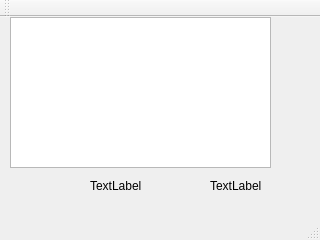
<?xml version="1.0" encoding="UTF-8"?>
<ui version="4.0">
 <class>MainWindow</class>
 <widget class="QMainWindow" name="MainWindow">
  <property name="geometry">
   <rect>
    <x>0</x>
    <y>0</y>
    <width>320</width>
    <height>240</height>
   </rect>
  </property>
  <property name="windowTitle">
   <string>MainWindow</string>
  </property>
  <widget class="QWidget" name="centralWidget">
   <widget class="QPlainTextEdit" name="plainTextEdit">
    <property name="geometry">
     <rect>
      <x>10</x>
      <y>0</y>
      <width>261</width>
      <height>151</height>
     </rect>
    </property>
   </widget>
   <widget class="QLabel" name="label">
    <property name="geometry">
     <rect>
      <x>90</x>
      <y>160</y>
      <width>62</width>
      <height>17</height>
     </rect>
    </property>
    <property name="text">
     <string>TextLabel</string>
    </property>
   </widget>
   <widget class="QLabel" name="label_2">
    <property name="geometry">
     <rect>
      <x>210</x>
      <y>160</y>
      <width>62</width>
      <height>17</height>
     </rect>
    </property>
    <property name="text">
     <string>TextLabel</string>
    </property>
   </widget>
  </widget>
  <widget class="QMenuBar" name="menuBar">
   <property name="enabled">
    <bool>false</bool>
   </property>
   <property name="geometry">
    <rect>
     <x>0</x>
     <y>0</y>
     <width>320</width>
     <height>23</height>
    </rect>
   </property>
  </widget>
  <widget class="QToolBar" name="mainToolBar">
   <property name="enabled">
    <bool>false</bool>
   </property>
   <attribute name="toolBarArea">
    <enum>TopToolBarArea</enum>
   </attribute>
   <attribute name="toolBarBreak">
    <bool>false</bool>
   </attribute>
  </widget>
  <widget class="QStatusBar" name="statusBar">
   <property name="enabled">
    <bool>false</bool>
   </property>
  </widget>
 </widget>
 <layoutdefault spacing="6" margin="11"/>
 <resources/>
 <connections/>
</ui>
